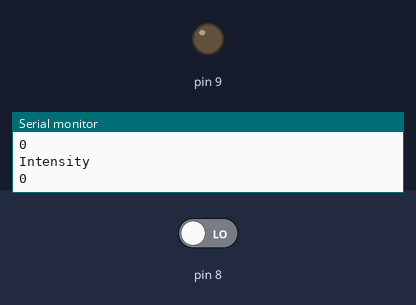
The sketch below on a simulated Arduino Uno, built with avr-gcc and run on an emulated ATmega328P. On the bench: output pins drawn as LEDs (lit = HIGH), the last lines printed to the serial monitor. Inputs (shaded band) come from the test bench; at power-on: pin 8 LOW.

Above: at 1.4 s.
1.5 s: pin 8 driven HIGH
At 2.6 s:
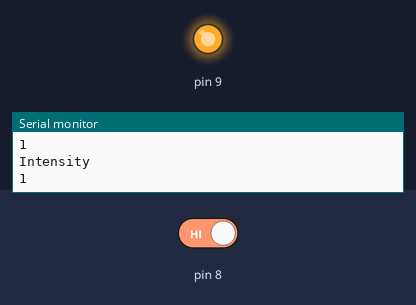
3.3 s: pin 8 driven LOW
At 4.0 s:
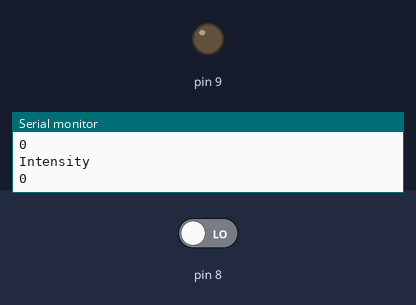
Timing chart, 0 to 6.3 s (numbered marks = the images above; inputs shaded):
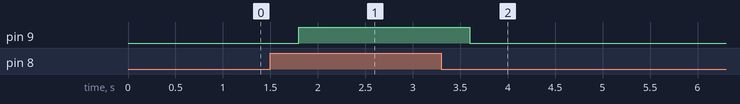

The sketch:

Lab2.ino
```cpp
// C++ code
//
void setup()
{
  pinMode(8, INPUT);
  pinMode(9, OUTPUT);
  Serial.begin(9600);
}

void loop()
{
  int temp=digitalRead(8);
  Serial.println("Intensity");
  Serial.println(temp);
  delay(300);
  if(temp==HIGH)
  digitalWrite(9, HIGH);
  else
  digitalWrite(9, LOW);
}
```

Measured:
- after the input at 1.5 s, pin 9: LOW → HIGH after 0.30 s
- after the input at 3.3 s, pin 9: HIGH → LOW after 0.30 s
